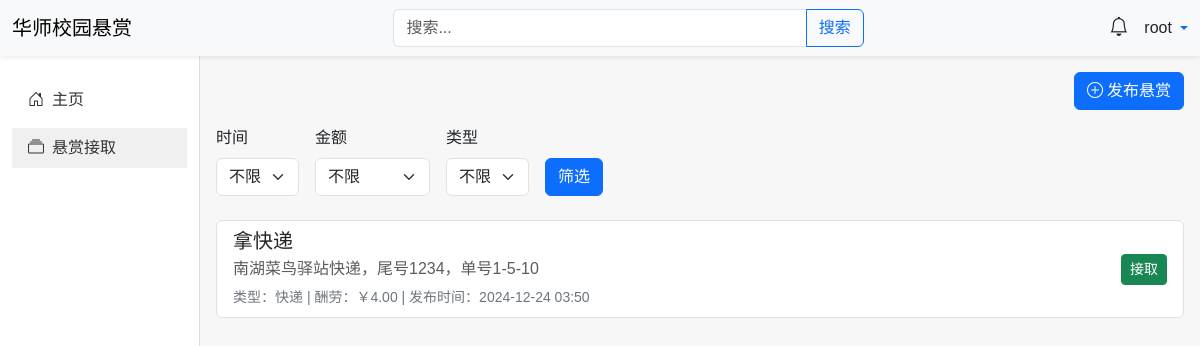
The page /api/take_tasks/ (signed in) on the database its author committed.
### errands/models.py (models this page shows, shortened)
class User(AbstractUser):
    student_id = models.CharField(max_length=20, unique=True, null=True, blank=True)
    phone = models.CharField(max_length=20, null=True, blank=True)
    avatar = models.ImageField(upload_to='avatars/', default='avatars/default.png', null=True, blank=True)

class Task(models.Model):
    TASK_TYPE_CHOICES = [
        ('express', '快递'),
        ('takeaway', '外卖'),
        ('purchase', '代购'),
        ('other', '其他'),
    ]
    STATUS_CHOICES = [
        ('pending', '待接取'),
        ('in_progress', '进行中'),
        ('completed', '已完成'),
        ('cancelled', '已取消'),
    ]
    title = models.CharField(max_length=100)
    description = models.TextField()
    reward = models.DecimalField(max_digits=10, decimal_places=2)
    status = models.CharField(
        max_length=20,
        choices=STATUS_CHOICES,
        default='pending'
    )
    created_by = models.ForeignKey(
        settings.AUTH_USER_MODEL,
        on_delete=models.CASCADE,
        null=True,
        blank=True,
        related_name='tasks_created'
    )
    assigned_to = models.ForeignKey(
        settings.AUTH_USER_MODEL,
        on_delete=models.SET_NULL,
        null=True,
        blank=True,
        related_name='tasks_assigned'
    )
    type = models.CharField(
        max_length=20,
        choices=TASK_TYPE_CHOICES,
        default='other'
    )
    created_at = models.DateTimeField(auto_now_add=True)
    updated_at = models.DateTimeField(auto_now=True)

### errands/views.py (the view, shortened to what this page needs)
# urls.py: path('take_tasks/', take_tasks_view, name='take_tasks'),
@login_required
def take_tasks_view(request):
    query = request.GET.get('q', '')  # 获取搜索关键词
    time_filter = request.GET.get('time_filter', '')
    reward_filter = request.GET.get('reward_filter', '')
    type_filter = request.GET.get('type_filter', '')
    queryset = Task.objects.filter(status='pending')
    if query:
        queryset = queryset.filter(Q(title__icontains=query) | Q(description__icontains=query))
    if type_filter:
        queryset = queryset.filter(type=type_filter)
    if reward_filter == 'low_to_high':
        queryset = queryset.order_by('reward')
    elif reward_filter == 'high_to_low':
        queryset = queryset.order_by('-reward')
    if time_filter == 'newest':
        queryset = queryset.order_by('-created_at')
    elif time_filter == 'oldest':
        queryset = queryset.order_by('created_at')
    return render(request, 'errands/take_tasks.html', {
        'tasks': queryset,
        'query': query,  # 将搜索关键词返回模板
    })

### errands/templates/errands/take_tasks.html (shortened to what this page needs)
{% load static %}
<!DOCTYPE html>
<html lang="zh-CN">
<head>
  <link rel="stylesheet" href="https://cdn.jsdelivr.net/npm/bootstrap@5.3.0/dist/css/bootstrap.min.css">
  <link rel="stylesheet" href="https://cdn.jsdelivr.net/npm/bootstrap-icons@1.10.5/font/bootstrap-icons.css">
</head>
<body>
  <nav class="navbar navbar-expand-lg navbar-light bg-light shadow-sm">
    <div class="container-fluid">
      <a class="navbar-brand d-flex align-items-center" href="#">
        <span>华师校园悬赏</span>
      </a>
      <form class="d-none d-md-flex mx-auto" style="width: 40%;" action="{% url 'take_tasks' %}" method="get">
        <div class="input-group">
          <input type="text" class="form-control" placeholder="搜索..."  name="q" value="{{ query|default:'' }}">
          <button class="btn btn-outline-primary" type="submit">搜索</button>
        </div>
      </form>
      <div class="d-flex align-items-center">
        <a href="#" class="text-decoration-none me-3 position-relative">
          <span class="text-dark">
            <i class="bi bi-bell" style="font-size: 1.2rem;"></i>
          </span>
        </a>
        <div class="dropdown">
          <a href="#" class="d-flex align-items-center text-decoration-none dropdown-toggle" data-bs-toggle="dropdown">
            <span class="me-1 text-dark">{{ user.username|default:"用户" }}</span>
          </a>
        </div>
      </div>
    </div>
  </nav>
  <div class="container-fluid">
    <div class="row">
      <div class="col-12 col-md-2 sidebar py-4">
        <ul class="nav flex-column">
          <li class="nav-item mb-2">
            <a class="nav-link" href="{% url 'main' %}"><i class="bi bi-house-door me-2"></i>主页</a>
          </li>
          <li class="nav-item mb-2">
            <a class="nav-link active" href="#"><i class="bi bi-collection me-2"></i>悬赏接取</a>
          </li>
        </ul>
      </div>
      <div class="col-12 col-md-10 content-area">
        <div class="mb-3 text-end">
          <button class="btn btn-primary" data-bs-toggle="modal" data-bs-target="#createTaskModal">
            <i class="bi bi-plus-circle me-1"></i>发布悬赏
          </button>
        </div>
        <form method="get" action="{% url 'take_tasks' %}" class="row g-3 mb-4">
          <div class="col-auto">
            <label class="form-label">时间</label>
            <select name="time_filter" class="form-select">
              <option value="">不限</option>
            </select>
          </div>
          <div class="col-auto">
            <label class="form-label">金额</label>
            <select name="reward_filter" class="form-select">
              <option value="">不限</option>
            </select>
          </div>
          <div class="col-auto">
            <label class="form-label">类型</label>
            <select name="type_filter" class="form-select">
              <option value="">不限</option>
            </select>
          </div>
          <div class="col-auto d-flex align-items-end">
            <button type="submit" class="btn btn-primary">筛选</button>
          </div>
        </form>
        <div class="list-group" id="task-list">
          {% for task in tasks %}
          <div class="list-group-item d-flex justify-content-between align-items-center" id="task-item-{{ task.id }}">
            <div>
              <h5 class="mb-1">{{ task.title }}</h5>
              <p class="mb-1 text-muted">
                {{ task.description|truncatechars:80 }}
              </p>
              <small class="text-secondary">
                类型：{% if task.type == 'express' %}快递
                      {% elif task.type == 'takeaway' %}外卖
                      {% elif task.type == 'purchase' %}代购
                      {% else %}其他
                      {% endif %}
                | 酬劳：￥{{ task.reward }}
                | 发布时间：{{ task.created_at|date:"Y-m-d H:i" }}
              </small>
            </div>
            <button class="btn btn-success btn-sm" onclick="takeTask('{{ task.id }}')">接取</button>
          </div>
          {% empty %}
          <div class="list-group-item">
            暂无可接取的悬赏
          </div>
          {% endfor %}
        </div>
      </div>
    </div>
  </div>
</body>
</html>

### errands/templates/errands/take_tasks.html (style rules this page uses)
body { font-family: "Microsoft YaHei", sans-serif; background-color: #f7f7f7; margin: 0; padding: 0; }
.sidebar { background-color: #fff; border-right: 1px solid #ddd; min-height: 100vh; }
.sidebar .nav-link { color: #333; font-weight: 500; }
.sidebar .nav-link.active { background-color: #f0f0f0; }
.content-area { padding: 1rem; }

### rows shown on the page
User: username "root"
Task: title "拿快递", description "南湖菜鸟驿站快递，尾号1234，单号1-5-10", type "快递", reward "4.00", created_at "2024-12-24 03:50"
